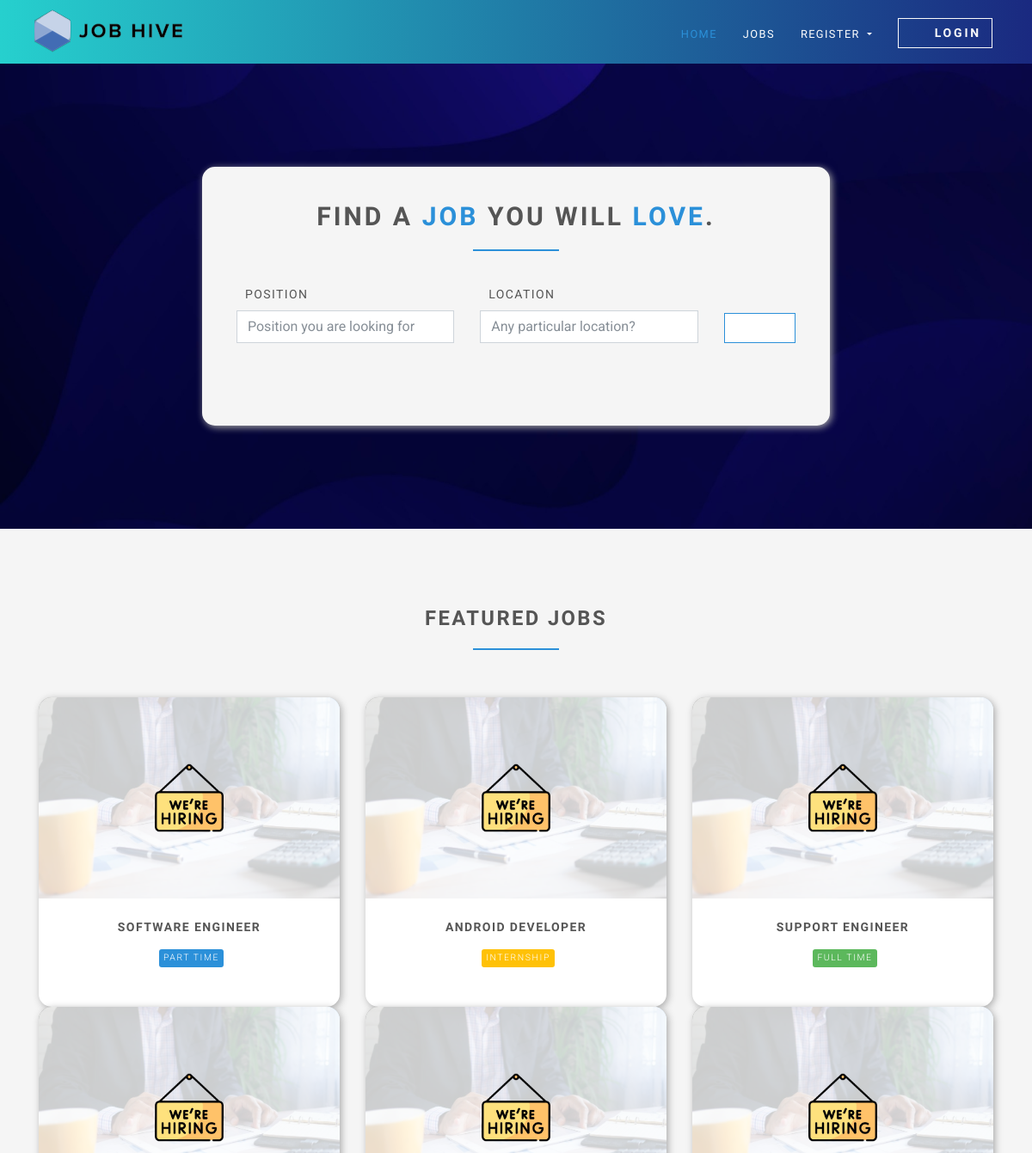
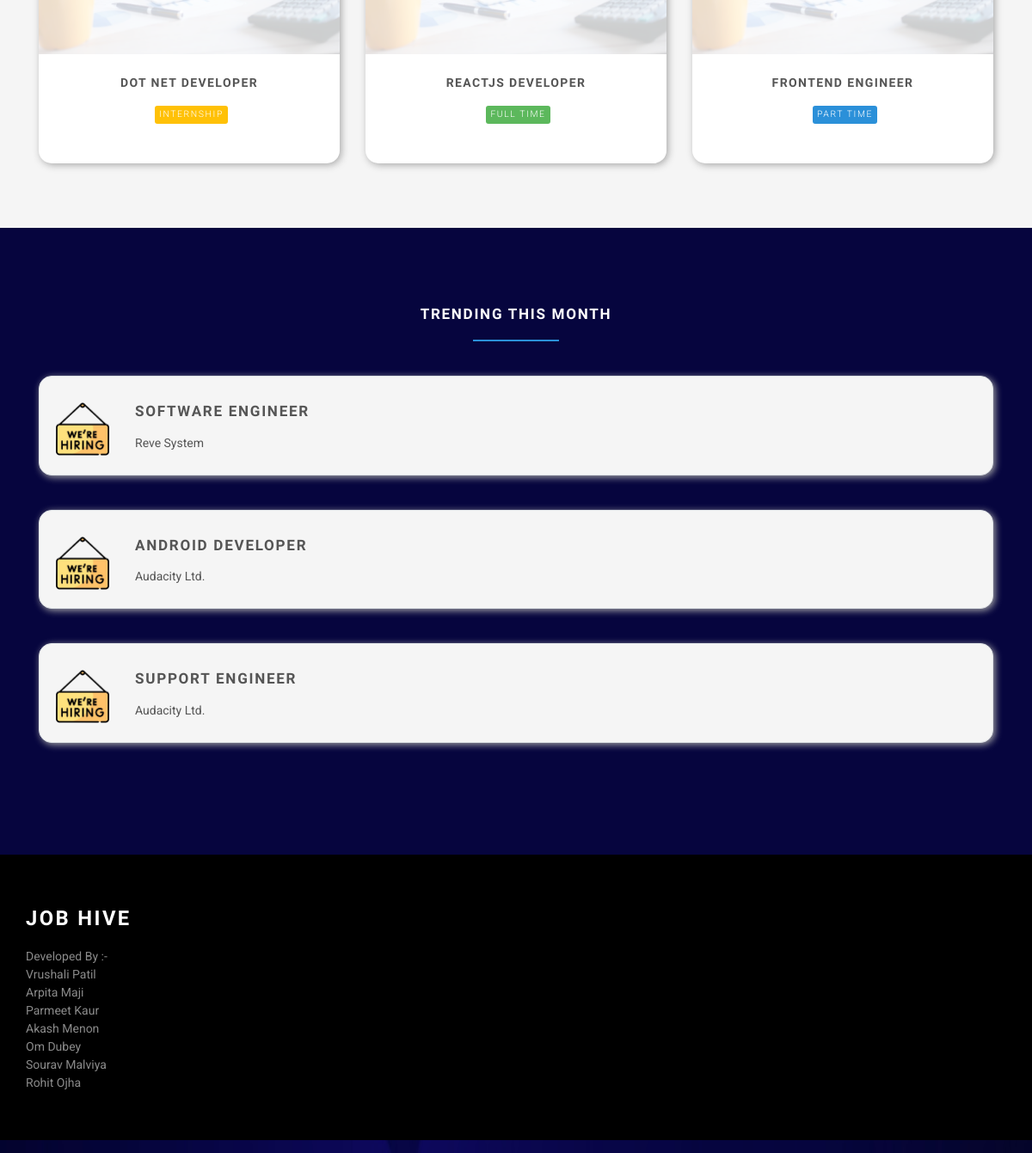
The page /en/ on the database its author committed (2 pictures, top to bottom).
### jobsapp/models.py (models this page shows, shortened)
class Job(models.Model):
    user = models.ForeignKey(User, on_delete=models.CASCADE)
    title = models.CharField(max_length=300)
    description = models.TextField()
    location = models.CharField(max_length=150)
    type = models.CharField(choices=JOB_TYPE, max_length=10)
    category = models.CharField(max_length=100)
    last_date = models.DateTimeField()
    company_name = models.CharField(max_length=100)
    company_description = models.CharField(max_length=300)
    website = models.CharField(max_length=100, default="")
    created_at = models.DateTimeField(default=timezone.now)
    filled = models.BooleanField(default=False)
    salary = models.IntegerField(default=0, blank=True)
    tags = models.ManyToManyField(Tag)
    vacancy = models.IntegerField(default=1)
    objects = JobManager()
    class Meta:
        ordering = ["id"]

### jobsapp/views/home.py (the view)
# urls.py: path("", HomeView.as_view(), name="home"),
class HomeView(ListView):
    model = Job
    template_name = "home.html"
    context_object_name = "jobs"
    def get_queryset(self):
        return self.model.objects.unfilled()[:6]
    def get_context_data(self, **kwargs):
        context = super().get_context_data(**kwargs)
        context["trendings"] = self.model.objects.unfilled(created_at__month=timezone.now().month)[:3]
        return context

### jobsapp/manager.py (called while the page is built)
    def unfilled(self, *args, **kwargs):
        return self.filter(filled=False, *args, **kwargs)

### templates/home.html (shortened to what this page needs)
{% extends 'base.html' %}
{% load static %}
{% load i18n %}
{% block content %}
    <section class="job-form-section job-form-section--image">
        <div class="container">
            <div class="row">
                <div class="col-lg-8 mx-auto">
                    <div class="job-form-box" style="background-color :whitesmoke;">
                        <h2 class="heading">Find a <span class="accent">job</span> you will
                            <span class="accent">love</span>.
                        </h2>
                        <form id="job-main-form" method="get" action="{% url 'jobs:search' %}" class="job-main-form">
                            <div class="controls">
                                <div class="row align-items-center">
                                    <div class="col-md-5">
                                        <div class="form-group">
                                            <label for="profession">{% trans 'Position' %}</label>
                                            <input type="text" id="profession" name="position"
                                                   placeholder="Position you are looking for" class="form-control">
                                        </div>
                                    </div>
                                    <div class="col-md-5">
                                        <div class="form-group">
                                            <label for="location">Location</label>
                                            <input type="text" id="location" name="location"
                                                   placeholder="Any particular location?" class="form-control">
                                        </div>
                                    </div>
                                    <div class="col-md-2">
                                        <button type="submit"
                                                class="btn btn-outline-white-primary job-main-form__button">
                                            <i class="fa fa-search"></i>
                                        </button>
                                    </div>
                                </div>
                            </div>
                        </form>
                    </div>
                </div>
            </div>
        </div>
    </section>
    <section class="bg-light-gray">
        <div class="container">
            <h3 class="heading">Featured jobs</h3>
            <div class="row featured align-items-stretch">
                {% for job in jobs %}
                    <div class="col-lg-4 mb-5 mb-lg-0">
                        {% load static %}
                        <div class="box-image-text bg-visible full-height">
                            <div class="top">
                                <a href="#">
                                    <div class="image">
                                    </div>
                                    <div class="logo">
                                        <img src="{% static 'img/company-1.png' %}" alt="" style="max-width: 80px;">
                                    </div>
                                </a>
                            </div>
                            <div class="content">
                                <h5><a href="{% url 'jobs:jobs-detail' job.id %}">{{ job.title }}</a></h5>
                                    {% if job.type == '1' %}
                                        <span class="badge featured-badge badge-success">Full time</span>
                                    {% elif job.type == '2' %}
                                        <span class="badge featured-badge badge-primary">Part time</span>
                                    {% else %}
                                        <span style="color: #ffffff;" class="badge featured-badge badge-warning">Internship</span>
                                    {% endif %}
                            </div>
                        </div>
                    </div>
                {% endfor %}
            </div>
        </div>
    </section>
    {% if trendings %}
        <section class="trending">
            <div class="container">
                <h4 class="heading" style="color :white;">Trending this month</h4>
                {% for trending in trendings %}
                    <div class="job-listing  job-listing--last">
                        <div class="row">
                            <div class="col-md-12 col-lg-6">
                                <div class="row">
                                    <div class="col-2">
                                        <img src="{% static 'img/company-1.png' %}"
                                             alt="ShareBoardd " class="img-fluid">
                                    </div>
                                    <div class="col-10">
                                        <h4 class="job__title">
                                            <a href="{% url 'jobs:jobs-detail' trending.id %}">{{ trending.title }}</a>
                                        </h4>
                                        <p class="job__company">
                                            {{ trending.company_name }}
                                        </p>
                                    </div>
                                </div>
                            </div>
                        </div>
                    </div>
                {% endfor %}
            </div>
        </section>
    {% endif %}
{% endblock %}

### static/css/style.default.css (style rules this page uses)
html { height:100% }
body { height:100% }
section { position:relative;padding-top:90px;padding-bottom:90px }
button { cursor:pointer }
.heading { text-align:center;margin-bottom:40px }
.heading:after { content:" ";display:block;width:100px;height:2px;margin:20px auto 20px;background:#2b90d9 }
a,button { -webkit-transition:all .2s ease-out;transition:all .2s ease-out }
a i.fa,button i.fa { margin:0 5px }
.bg-light-gray { background:#fafafa }
.accent { color:#2b90d9 }
.badge { text-transform:uppercase;letter-spacing:.2em;font-weight:400;font-size:0.65rem;padding:7px }
.full-height { height:100% !important }
.box-image-text { position:relative;background:#fff;overflow:hidden;text-align:center;margin:15px 0 }
.box-image-text .top { position:relative;margin-bottom:10px }
.box-image-text .top .logo { width:100%;position:absolute;text-align:center;top:50%;-webkit-transform:translate(0, -50%);transform:translate(0, -50%) }
.box-image-text .content { padding:15px 15px 0 15px }
.featured-badge { font-weight:300;border-radius:3px;margin-left:5px;padding:5px;letter-spacing:0.1rem }
.job-form-section { padding:80px 0;background:#fafafa }
.job-form-section .job-main-form { margin-bottom:40px }
.job-form-section .job-main-form label { text-transform:uppercase;letter-spacing:0.1em;margin-left:10px }
.job-form-section.job-form-section--image { background:center center url("../img/meeting.jpg") no-repeat;background-size:cover; }
.job-main-form__button { margin-top:15px;display:block;width:100% }
.job-form-box { background-color:rgba(255,255,255,0.8);padding:40px;margin-top:40px;margin-bottom:40px }
.job-listing { border:solid 1px #dee2e6;border-bottom:none;padding-top:30px;padding-bottom:10px;padding-left:19px;padding-right:15px;clear:both;-webkit-transition:all .2s ease-out;transition:all .2s ease-out }
.job-listing.job-listing--last { border-bottom:solid 1px #dee2e6;margin-bottom:40px }
.job__title { margin-top:0 }
.btn { font-weight:700;font-family:"Montserrat",Helvetica,Arial,sans-serif;border:1px solid transparent;text-transform:uppercase;letter-spacing:0.2em;padding:.375rem .75rem;font-size:.875rem;line-height:1.5;border-radius:0;-webkit-transition:background-color 0.15s ease-in-out,border-color 0.15s ease-in-out,-webkit-box-shadow 0.15s ease-in-out;transition:background-color 0.15s ease-in-out,border-color 0.15s ease-in-out,-webkit-box-shadow 0.15s ease-in-out;transition:background-color 0.15s ease-in-out,border-color 0.15s ease-in-out,box-shadow 0.15s ease-in-out;transition:background-color 0.15s ease-in-out,border-color 0.15s ease-in-out,box-shadow 0.15s ease-in-out,-webkit-box-shadow 0.15s ease-in-out }
.btn-outline-white-primary { color:#2b90d9;background-color:#fff;background-image:none;border-color:#2b90d9 }
body { font-family:"Roboto",Helvetica,Arial,sans-serif;font-size:.875rem;font-weight:400;line-height:1.5;color:#555;background-color:#fff }
a { color:#2b90d9;text-decoration:none }
h1,h2,h3,h4,h5,h6,.h1,.h2,.h3,.h4,.box-simple h3,.box-image .name h3,.box-image-text .top .name h3,.box-image-text .top .name h4,.h5,.h6 { margin-bottom:1rem;font-family:"Montserrat",Helvetica,Arial,sans-serif;font-weight:700;line-height:1.2;color:#555;text-transform:uppercase;letter-spacing:0.1em }
h2,.h2 { font-size:1.88125rem }
h3,.h3 { font-size:1.4875rem }
h4,.h4,.box-simple h3,.box-image .name h3,.box-image-text .top .name h3,.box-image-text .top .name h4 { font-size:1.0675rem }
h5,.h5 { font-size:.875rem }
.badge-primary { color:color-yiq(#2b90d9);background-color:#2b90d9 }
.badge-success { color:color-yiq(#5cb85c);background-color:#5cb85c }
.badge-warning { color:color-yiq(#ffc107);background-color:#ffc107 }
.form-control { padding:.375rem .75rem;font-size:1rem;line-height:1.5;color:#868e96;background-color:#fff;border:1px solid #ced4da;border-radius:0;-webkit-transition:border-color ease-in-out 0.15s,-webkit-box-shadow ease-in-out 0.15s;transition:border-color ease-in-out 0.15s,-webkit-box-shadow ease-in-out 0.15s;transition:border-color ease-in-out 0.15s,box-shadow ease-in-out 0.15s;transition:border-color ease-in-out 0.15s,box-shadow ease-in-out 0.15s,-webkit-box-shadow ease-in-out 0.15s }
.form-control::placeholder { color:#868e96 }

### rows shown on the page
Job: title "SOFTWARE ENGINEER", type "PART TIME", company_name "Reve System"
Job: title "ANDROID DEVELOPER", type "INTERNSHIP", company_name "Audacity Ltd."
Job: title "SUPPORT ENGINEER", type "FULL TIME", company_name "Audacity Ltd."
Job: title "DOT NET DEVELOPER", type "INTERNSHIP"
Job: title "REACTJS DEVELOPER", type "FULL TIME"
Job: title "FRONTEND ENGINEER", type "PART TIME"
